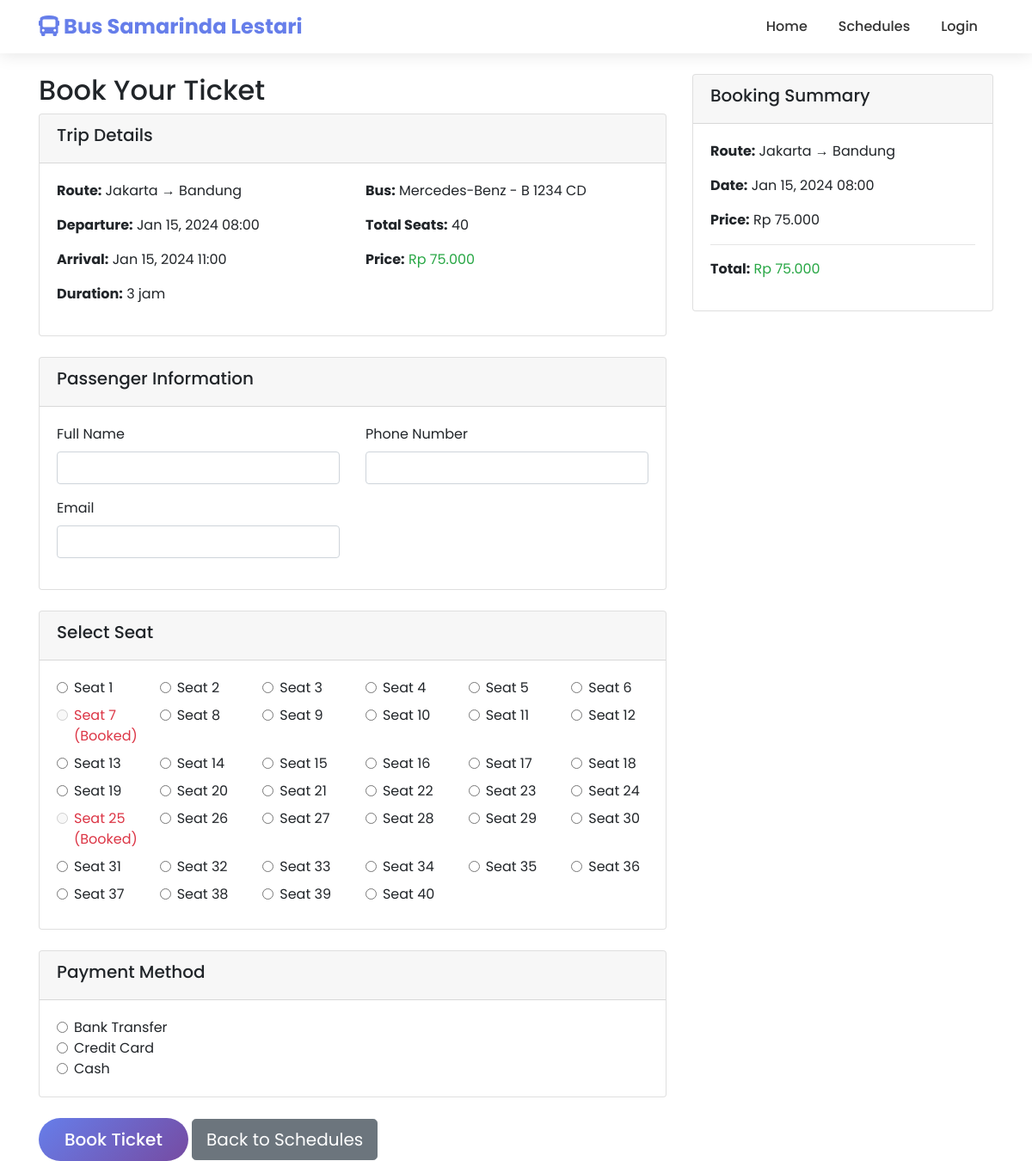
The app's page /booking.php?schedule_id=1 with its own data.
### tables this page shows
CREATE TABLE `schedules` (
  `id` int(11) NOT NULL,
  `bus_id` int(11) NOT NULL,
  `route_id` int(11) NOT NULL,
  `departure_time` datetime NOT NULL,
  `arrival_time` datetime NOT NULL,
  `price` decimal(10,2) NOT NULL
);

CREATE TABLE `routes` (
  `id` int(11) NOT NULL,
  `origin` varchar(100) NOT NULL,
  `destination` varchar(100) NOT NULL,
  `distance_km` int(11) NOT NULL,
  `estimated_time` varchar(20) NOT NULL
);

CREATE TABLE `buses` (
  `id` int(11) NOT NULL,
  `plate_number` varchar(20) NOT NULL,
  `brand` varchar(50) NOT NULL,
  `seat_count` int(11) NOT NULL,
  `status` enum('available','maintenance') DEFAULT 'available'
);

### booking.php (the view, shortened to what this page needs)
<?php
$schedule_id = $_GET['schedule_id'];
$conn = getConnection();
$query = "SELECT s.*, r.origin, r.destination, r.distance_km, r.estimated_time,
                 b.plate_number, b.brand, b.seat_count
          FROM schedules s
          JOIN routes r ON s.route_id = r.id
          JOIN buses b ON s.bus_id = b.id
          WHERE s.id = ?";
$stmt = $conn->prepare($query);
$stmt->bind_param("i", $schedule_id);
$stmt->execute();
$result = $stmt->get_result();
$schedule = $result->fetch_assoc();
$booked_seats_query = "SELECT seat_number FROM tickets WHERE schedule_id = ? AND status = 'booked'";
$stmt = $conn->prepare($booked_seats_query);
$stmt->bind_param("i", $schedule_id);
$stmt->execute();
$booked_result = $stmt->get_result();
$booked_seats = [];
while ($row = $booked_result->fetch_assoc()) {
    $booked_seats[] = $row['seat_number'];
}
require 'includes/header.php';
?>
<div class="container mt-4">
    <div class="row">
        <div class="col-md-8">
            <h2>Book Your Ticket</h2>
            <div class="card mb-4">
                <div class="card-header">
                    <h5>Trip Details</h5>
                </div>
                <div class="card-body">
                    <div class="row">
                        <div class="col-md-6">
                            <p><strong>Route:</strong> <?= $schedule['origin'] ?> → <?= $schedule['destination'] ?></p>
                            <p><strong>Departure:</strong> <?= formatDate($schedule['departure_time']) ?></p>
                            <p><strong>Arrival:</strong> <?= formatDate($schedule['arrival_time']) ?></p>
                            <p><strong>Duration:</strong> <?= $schedule['estimated_time'] ?></p>
                        </div>
                        <div class="col-md-6">
                            <p><strong>Bus:</strong> <?= $schedule['brand'] ?> - <?= $schedule['plate_number'] ?></p>
                            <p><strong>Total Seats:</strong> <?= $schedule['seat_count'] ?></p>
                            <p><strong>Price:</strong> <span class="text-success"><?= formatCurrency($schedule['price']) ?></span></p>
                        </div>
                    </div>
                </div>
            </div>
            <form method="POST" id="bookingForm">
                <div class="card mb-4">
                    <div class="card-header">
                        <h5>Passenger Information</h5>
                    </div>
                    <div class="card-body">
                        <div class="row">
                            <div class="col-md-6">
                                <div class="form-group">
                                    <label for="name">Full Name</label>
                                    <input type="text" class="form-control" id="name" name="name" required>
                                </div>
                                <div class="form-group">
                                    <label for="email">Email</label>
                                    <input type="email" class="form-control" id="email" name="email" required>
                                </div>
                            </div>
                            <div class="col-md-6">
                                <div class="form-group">
                                    <label for="phone">Phone Number</label>
                                    <input type="tel" class="form-control" id="phone" name="phone" required>
                                </div>
                            </div>
                        </div>
                    </div>
                </div>
                <div class="card mb-4">
                    <div class="card-header">
                        <h5>Select Seat</h5>
                    </div>
                    <div class="card-body">
                        <div class="row">
                            <?php for ($i = 1; $i <= $schedule['seat_count']; $i++): ?>
                                <div class="col-md-2 mb-2">
                                    <div class="form-check">
                                        <input class="form-check-input" type="radio" name="seat_number" id="seat<?= $i ?>"
                                               value="<?= $i ?>" <?= in_array($i, $booked_seats) ? 'disabled' : '' ?> required>
                                        <label class="form-check-label <?= in_array($i, $booked_seats) ? 'text-danger' : '' ?>" for="seat<?= $i ?>">
                                            Seat <?= $i ?> <?= in_array($i, $booked_seats) ? '(Booked)' : '' ?>
                                        </label>
                                    </div>
                                </div>
                            <?php endfor; ?>
                        </div>
                    </div>
                </div>
                <div class="card mb-4">
                    <div class="card-header">
                        <h5>Payment Method</h5>
                    </div>
                    <div class="card-body">
                        <div class="form-check">
                            <input class="form-check-input" type="radio" name="payment_method" id="bank_transfer" value="Bank Transfer" required>
                            <label class="form-check-label" for="bank_transfer">Bank Transfer</label>
                        </div>
                        <div class="form-check">
                            <input class="form-check-input" type="radio" name="payment_method" id="credit_card" value="Credit Card" required>
                            <label class="form-check-label" for="credit_card">Credit Card</label>
                        </div>
                        <div class="form-check">
                            <input class="form-check-input" type="radio" name="payment_method" id="cash" value="Cash" required>
                            <label class="form-check-label" for="cash">Cash</label>
                        </div>
                    </div>
                </div>
                <button type="submit" class="btn btn-primary btn-lg">Book Ticket</button>
                <a href="schedules.php" class="btn btn-secondary btn-lg">Back to Schedules</a>
            </form>
        </div>
        <div class="col-md-4">
            <div class="card">
                <div class="card-header">
                    <h5>Booking Summary</h5>
                </div>
                <div class="card-body">
                    <p><strong>Route:</strong> <?= $schedule['origin'] ?> → <?= $schedule['destination'] ?></p>
                    <p><strong>Date:</strong> <?= formatDate($schedule['departure_time']) ?></p>
                    <p><strong>Price:</strong> <?= formatCurrency($schedule['price']) ?></p>
                    <hr>
                    <p><strong>Total:</strong> <span class="text-success"><?= formatCurrency($schedule['price']) ?></span></p>
                </div>
            </div>
        </div>
    </div>
</div>
<?php require 'includes/footer.php'; ?>

### records on screen
schedules: route.origin "Jakarta", route.destination "Bandung", departure_time "Jan 15, 2024 08:00", arrival_time "Jan 15, 2024 11:00", route.estimated_time "3 jam", bus.brand "Mercedes-Benz", bus.plate_number "B 1234 CD", bus.seat_count "40", price "Rp 75.000"
